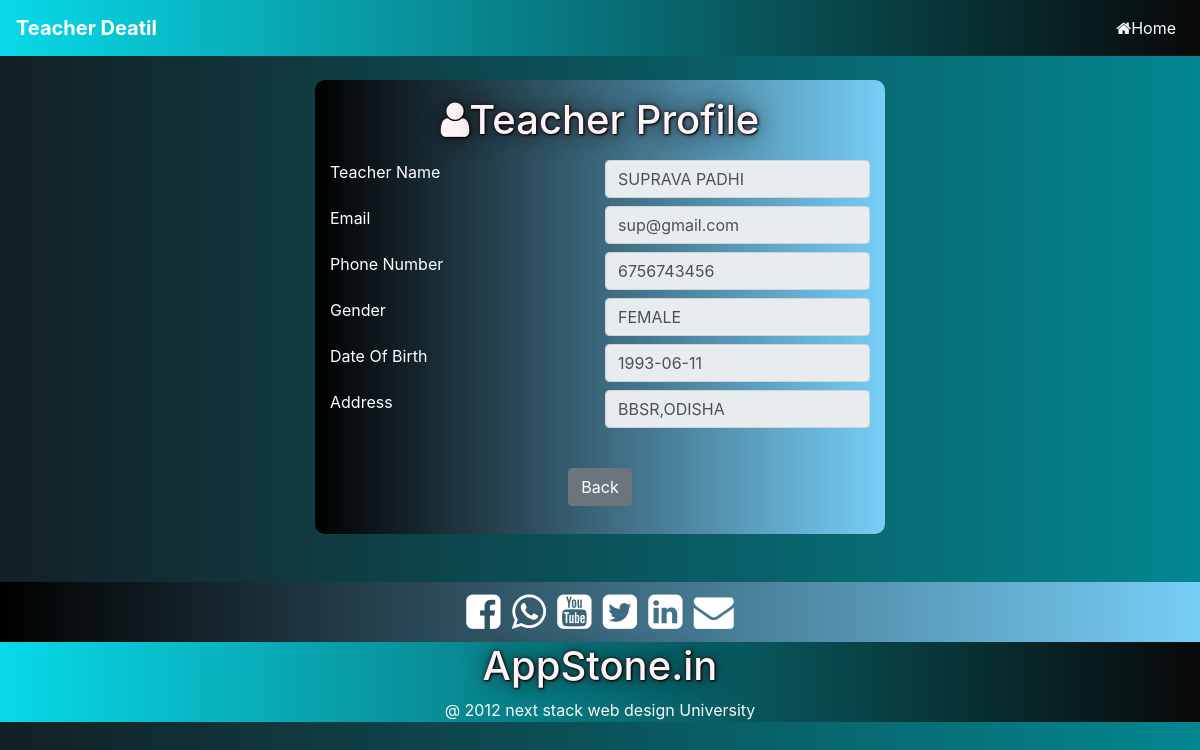
The app's page /Admin/Teacher_Data/View_T_Data.php?id=1 (signed in) with its own data.
### tables this page shows
CREATE TABLE `teacher` (
  `t_id` int(11) NOT NULL,
  `t_name` varchar(255) NOT NULL,
  `email` varchar(255) NOT NULL,
  `mobile` varchar(255) NOT NULL,
  `gender` varchar(25) NOT NULL,
  `dob` date NOT NULL,
  `t_address` varchar(255) NOT NULL,
  `t_password` varchar(255) NOT NULL
);

### Admin/Teacher_Data/View_T_Data.php (the view, shortened to what this page needs)
<!DOCTYPE html>
    <html lang="en">
    <head>
        <link rel="stylesheet" href="../../style/bootstrap.min.css">
        <link rel="stylesheet" href="https://stackpath.bootstrapcdn.com/font-awesome/4.7.0/css/font-awesome.min.css">
        <link rel="stylesheet" href="../style.css">
    </head>
    <body>
        <header>
            <nav class="navbar navbar-expand-lg navbar-dark bg-dark">
                <a class="navbar-brand text-capitalize"><b>Teacher Deatil</b></a>
                <div class="collapse navbar-collapse" id="navbarSupportedContent">
                    <ul class="navbar-nav ml-auto">
                    <li class="nav-item active">
                        <a class="nav-link" href="./View.php"><i class="fa fa-home" aria-hidden="true"></i>Home</a>
                    </li>
                    </ul>
                </div>
           </nav>
        </header>
        <section>
            <div class="container">
                    <div class="row">
                        <div class="col-lg-6 col-md-6 col-12 mx-auto my-4" id="s_register">
                            <form>
        <?php
            if(isset($_SESSION['user_pass']))
            {
                $conn = new mysqli("localhost", "root", "", "question_bank_db");
                $id = $_GET['id'];
                $sql = "SELECT * FROM teacher WHERE t_id=$id";
                $result = $conn->query($sql);
                if($result->num_rows){
                    $row = $result->fetch_assoc();
                    echo '  <div class="my-3 text-center">
                                <h1><i class="fa fa-user" aria-hidden="true"></i>Teacher Profile</h1>
                            </div>
                            <div class="form-row my-2">
                                <div class="col">
                                    <label>Teacher Name</label>
                                </div>
                                <div class="col">
                                    <input class="form-control" type="text" value="'.$row['t_name'].'" readonly>
                                </div>
                            </div>
                            <div class="form-row mb-2">
                                <div class="col">
                                    <label>Email</label>
                                </div>
                                <div class="col">
                                    <input class="form-control" type="text" value="'.$row['email'].'" readonly>
                                </div>
                            </div>
                            <div class="form-row mb-2">
                                <div class="col">
                                    <label>Phone Number</label>
                                </div>
                                <div class="col">
                                    <input class="form-control" type="text" value="'.$row['mobile'].'" readonly>
                                </div>
                            </div>
                            <div class="form-row mb-2">
                                <div class="col">
                                    <label>Gender</label>
                                </div>
                                <div class="col">
                                    <input class="form-control" type="text" value="'.$row['gender'].'" readonly>
                                </div>
                            </div>
                            <div class="form-row mb-2">
                                <div class="col">
                                    <label>Date Of Birth</label>
                                </div>
                                <div class="col">
                                    <input class="form-control" type="text" value="'.$row['dob'].'" readonly>
                                </div>
                            </div>
                            <div class="form-row mb-2">
                                <div class="col">
                                    <label>Address</label>
                                </div>
                                <div class="col">
                                    <input class="form-control" type="text" value="'.$row['t_address'].'" readonly>
                                </div>
                            </div>
                        ';
                }
            }
            else{
                header("location:../Admin_login.html");
            }
        ?>
                        </form>
                        <div class="text-center my-4 pb-1 pt-3">
                            <a href="./View.php"><button class="btn btn-secondary">Back</button></a>
                        </div>
                    </div>
                </div>
            </div>
        </section>
    <section >
        <div class="container-fluid bg-secondary mt-4" style="font-size:40px;" id="footer1">
            <div class="row justify-content-lg-center" >
            <div class="col-lg-8 col-md-10 col-12 text-center">
                <i class="fa fa-facebook-square" aria-hidden="true"></i>
                <i class="fa fa-whatsapp" aria-hidden="true"></i>
                <i class="fa fa-youtube-square" aria-hidden="true"></i>
                <i class="fa fa-twitter-square" aria-hidden="true"></i>
                <i class="fa fa-linkedin-square" aria-hidden="true"></i>
                <i class="fa fa-envelope" aria-hidden="true"></i>
            </div>
            </div>
        </div>
    </section>
    <section>
        <div class="container-fluid bg-dark" id="footer2">
            <div class="row justify-content-lg-center">
            <div class="col-lg-6 col-md-6 col-12 text-center">
                <h1 class="text-center">AppStone.in</h1>
                <a class="text-light">@ 2012 next stack web design University</a>
            </div>
            </div>
        </div>
    </section>
    </body>
</html>

### Admin/style.css (style rules this page uses)
body { background: linear-gradient(to right, #131f24 0%, #038791 100%); color: white; }
#s_register { background: linear-gradient(to right, #000000 0%,#77cef7 100%); color: #ffffff; border-radius: 10px; }
nav { background: linear-gradient(to right, #08dae9 0%,#080808 100%); }
h1 { color: #fcf4f9; text-shadow: 1px 1px 2px #000000, 0px 0px 25px #0c0c0cc4, 0px 0px 5px#330909; }
#footer1 { background: linear-gradient(to right, #000000 0%,#77cef7 100%); }
#footer2 { background: linear-gradient(to right, #08dae9 0%,#080808 100%); }

### records on screen
teacher: t_name "SUPRAVA PADHI", email "sup@gmail.com", mobile "6756743456", gender "FEMALE", dob "1993-06-11", t_address "BBSR,ODISHA"
